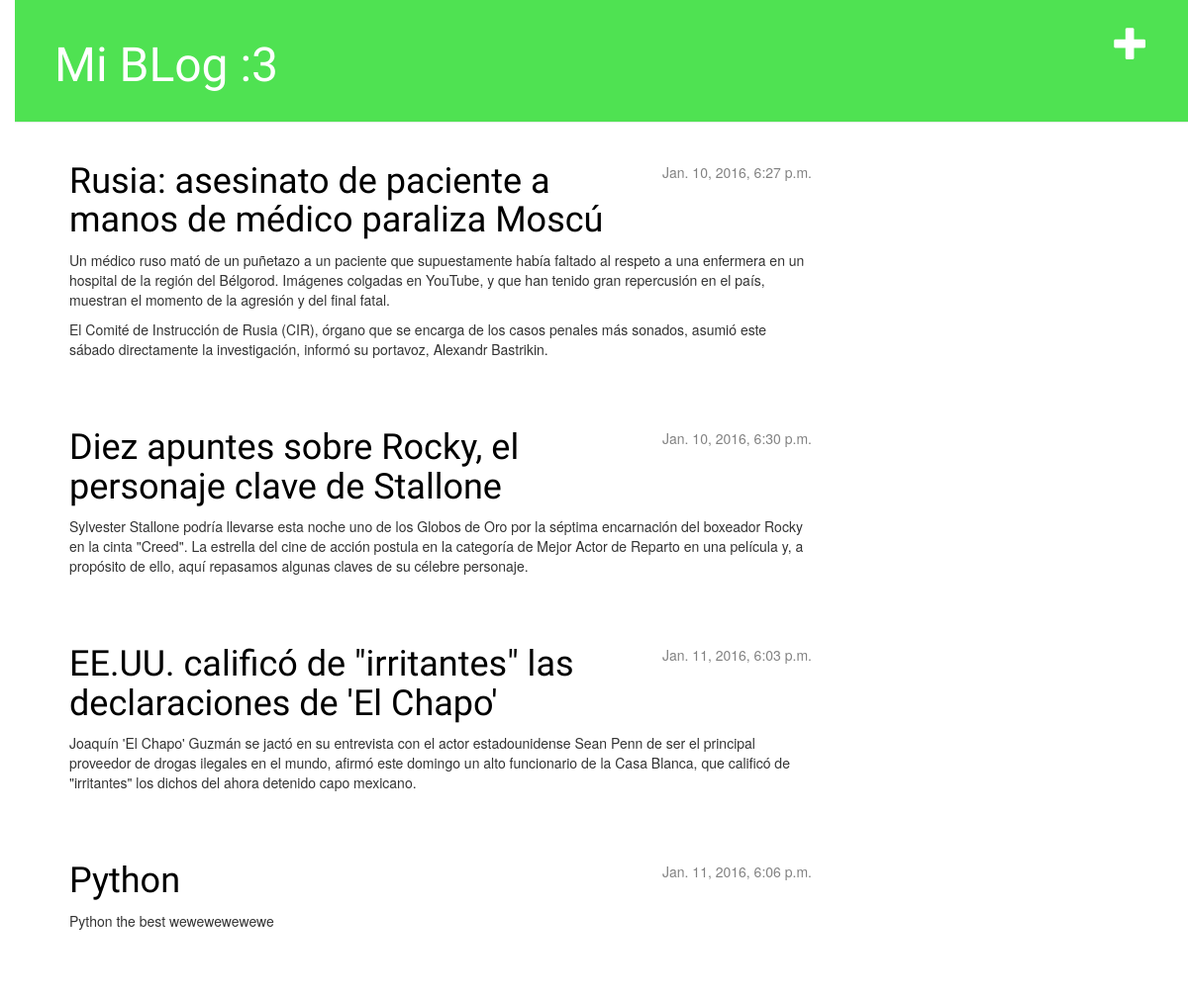
The app's page /, older data.
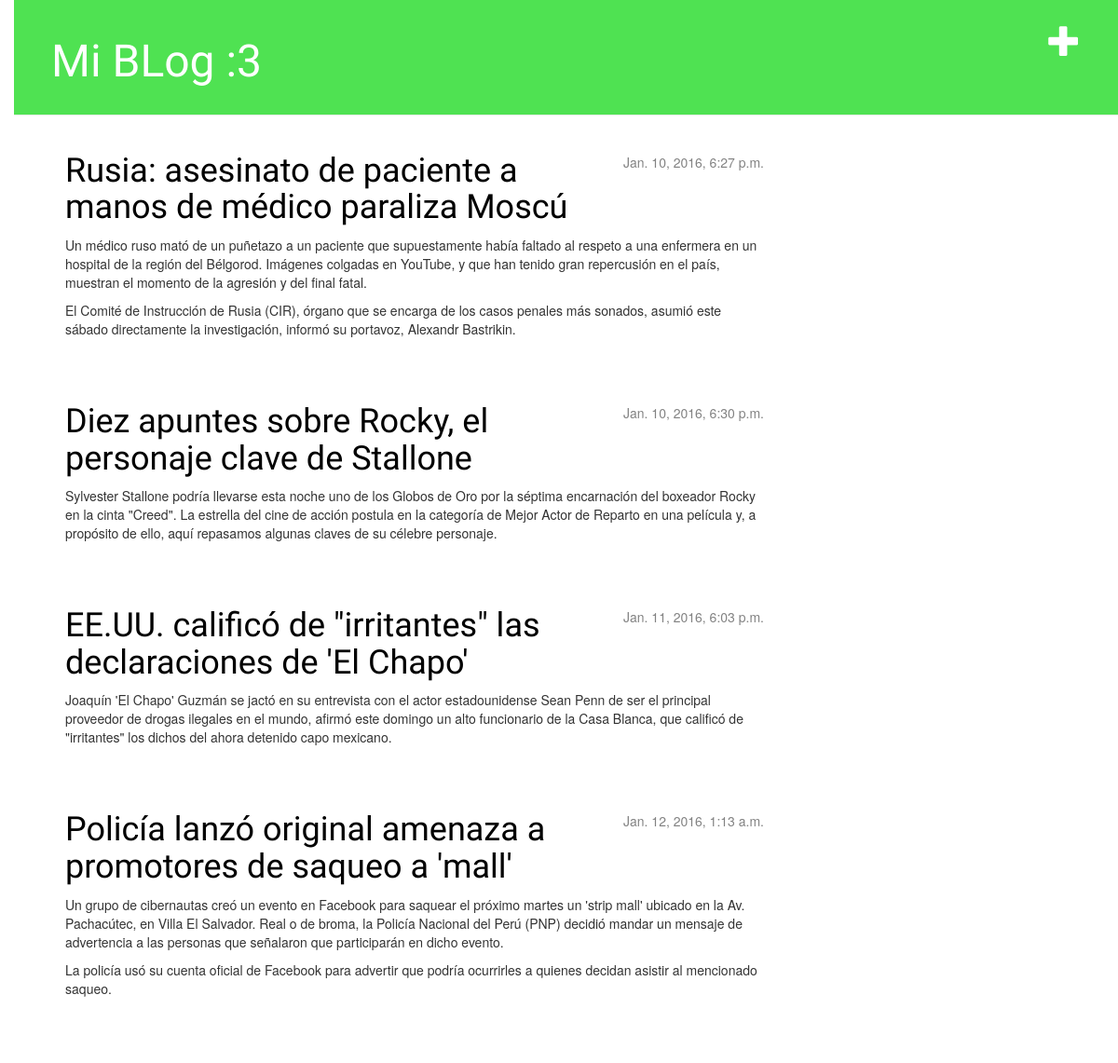
The same page, newer data.
### blog/models.py (models this page shows, shortened)
class Post(models.Model):
	autor=models.ForeignKey('auth.User')
	titulo=models.CharField(max_length=200)
	texto=models.TextField()
	creacion_fecha=models.DateTimeField(default=timezone.now)
	publicacion_fecha=models.DateTimeField(blank=True,null=True)

### blog/views.py (the view)
# urls.py: url(r'^$', views.post_lista),
def post_lista(request):
	posts=Post.objects.filter(publicacion_fecha__lte=timezone.now()).order_by('publicacion_fecha')
	return render(request,'blog/post_lista.html',{'posts':posts})

### blog/templates/blog/post_lista.html
{% extends 'blog/base.html' %}
{% block content %}
	{% for post in posts %}
        <div class="post">
            <div class="date">
                {{ post.publicacion_fecha }}
            </div>
            <h1><a href="{% url 'blog.views.post_detalle' post_pk=post.pk %}">{{ post.titulo }}</a></h1>
            <p>{{ post.texto|linebreaks }}</p>
        </div>
    {% endfor %}
{% endblock content %}

Row changes from the older to the newer data that the page shows:
removed Post: publicacion_fecha "Jan. 11, 2016, 6:06 p.m.", titulo "Python", texto "Python the best wewewewewewe"
added Post: publicacion_fecha "Jan. 12, 2016, 1:13 a.m.", titulo "Policía lanzó original amenaza a promotores de saqueo a 'mall'", texto "Un grupo de cibernautas creó un evento en Facebook para saquear el próximo martes un 'strip mall' ubicado en la Av. Pachacútec, en Villa El Salvador. Real o de broma, la Policía Nacional del Perú (PNP) decidió mandar un mensaje de advertencia a las personas que señalaron que participarán en dicho evento. La policía usó su cuenta oficial de Facebook para advertir que podría ocurrirles a quienes decidan asistir al mencionado saqueo."
